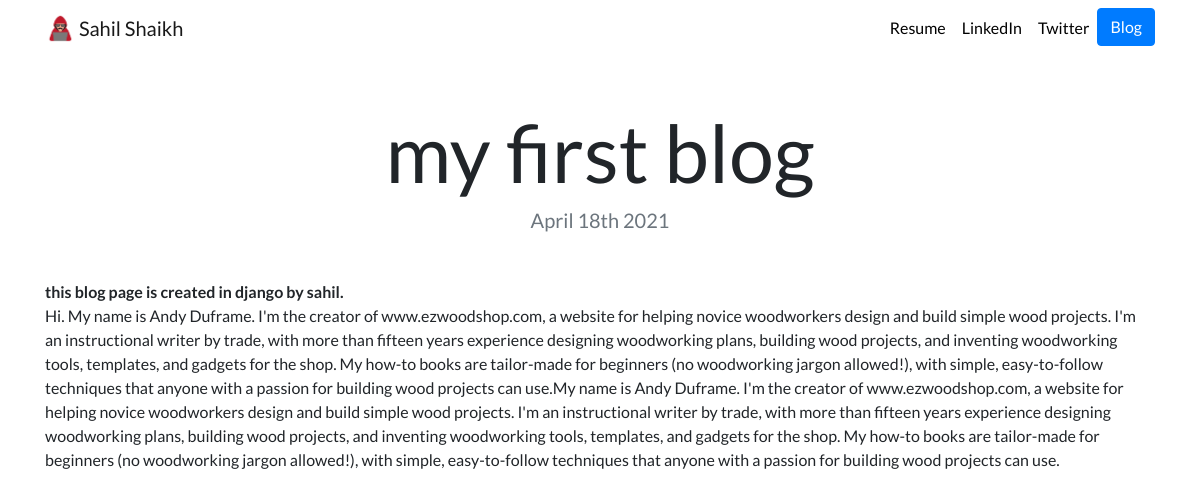
The page /blog/1 on the database its author committed.
### blog/models.py (models this page shows, shortened)
class blog(models.Model):
    title = models.CharField(max_length=100)
    date = models.DateField()
    description = models.TextField()

### blog/views.py (the view)
# urls.py: path('<int:blog_id>',views.details, name='detail'),
def details(request,blog_id):
    blo = get_object_or_404(blog, pk=blog_id)
    return render(request, 'blog/detail.html', { 'blog':blo })

### blog/templates/blog/detail.html
{% extends "portfolio/base.html" %}
{% load static %}
{% block content %}
<h1 class="text-center mt-5" id="blogdetailtitle">{{ blog.title }}</h1>
<h5 class="text-center text-muted mb-5">{{ blog.date|date:'F jS Y' }}</h5>
{{ blog.description|safe }}
{% endblock %}

### portfolio/static/portfolio/custom.css (style rules this page uses)
body { font-family: 'Lato', sans-serif; }
@media (min-width: 992px) { #blogdetailtitle { font-size: 5rem; } }

### rows shown on the page
blog: title "my first blog", date "April 18th 2021", description "this blog page is created in django by sahil. Hi. My name is Andy Duframe. I'm the creator of www.ezwoodshop.com, a website for helping novice woodworkers design and build simple wood projects. I'm an instructional writer by trade, with more than fifteen years experience designing woodworking plans, building wood projects, and inventing woodworking tools, templates, and gadgets for the shop. My how-to books are tailor-made for beginners (no woodworking jargon allowed!), with simple, easy-to-follow techniques that anyone with a passion for building wood projects can use.My name is Andy Duframe. I'm the creator of www.ezwoodshop.com, a website for helping novice woodworkers design and build…"
